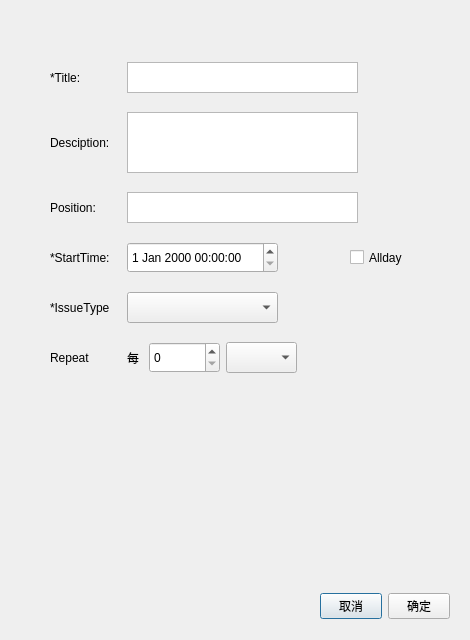
<?xml version="1.0" encoding="UTF-8"?>
<ui version="4.0">
 <class>Dialog_Add_Issue</class>
 <widget class="QDialog" name="Dialog_Add_Issue">
  <property name="geometry">
   <rect>
    <x>0</x>
    <y>0</y>
    <width>470</width>
    <height>640</height>
   </rect>
  </property>
  <property name="minimumSize">
   <size>
    <width>470</width>
    <height>640</height>
   </size>
  </property>
  <property name="maximumSize">
   <size>
    <width>470</width>
    <height>640</height>
   </size>
  </property>
  <property name="windowTitle">
   <string>Dialog</string>
  </property>
  <widget class="QWidget" name="">
   <property name="geometry">
    <rect>
     <x>50</x>
     <y>49</y>
     <width>371</width>
     <height>341</height>
    </rect>
   </property>
   <layout class="QGridLayout" name="gridLayout">
    <item row="0" column="0">
     <widget class="QLabel" name="labelofTitle">
      <property name="minimumSize">
       <size>
        <width>71</width>
        <height>31</height>
       </size>
      </property>
      <property name="maximumSize">
       <size>
        <width>71</width>
        <height>31</height>
       </size>
      </property>
      <property name="text">
       <string>*Title:</string>
      </property>
     </widget>
    </item>
    <item row="0" column="1" colspan="4">
     <widget class="QTextEdit" name="Titletext">
      <property name="minimumSize">
       <size>
        <width>231</width>
        <height>31</height>
       </size>
      </property>
      <property name="maximumSize">
       <size>
        <width>231</width>
        <height>31</height>
       </size>
      </property>
     </widget>
    </item>
    <item row="1" column="0">
     <widget class="QLabel" name="labelofDescription">
      <property name="minimumSize">
       <size>
        <width>71</width>
        <height>31</height>
       </size>
      </property>
      <property name="maximumSize">
       <size>
        <width>71</width>
        <height>31</height>
       </size>
      </property>
      <property name="text">
       <string>Desciption:</string>
      </property>
     </widget>
    </item>
    <item row="1" column="1" colspan="4">
     <widget class="QTextEdit" name="Descriptiontext">
      <property name="minimumSize">
       <size>
        <width>231</width>
        <height>61</height>
       </size>
      </property>
      <property name="maximumSize">
       <size>
        <width>231</width>
        <height>61</height>
       </size>
      </property>
     </widget>
    </item>
    <item row="2" column="0">
     <widget class="QLabel" name="labelofPosition">
      <property name="minimumSize">
       <size>
        <width>71</width>
        <height>31</height>
       </size>
      </property>
      <property name="maximumSize">
       <size>
        <width>71</width>
        <height>31</height>
       </size>
      </property>
      <property name="text">
       <string>Position:</string>
      </property>
     </widget>
    </item>
    <item row="2" column="1" colspan="4">
     <widget class="QTextEdit" name="Positiontext">
      <property name="minimumSize">
       <size>
        <width>231</width>
        <height>31</height>
       </size>
      </property>
      <property name="maximumSize">
       <size>
        <width>231</width>
        <height>31</height>
       </size>
      </property>
     </widget>
    </item>
    <item row="3" column="0">
     <widget class="QLabel" name="labelofStartTime">
      <property name="minimumSize">
       <size>
        <width>71</width>
        <height>31</height>
       </size>
      </property>
      <property name="maximumSize">
       <size>
        <width>71</width>
        <height>31</height>
       </size>
      </property>
      <property name="text">
       <string>*StartTime:</string>
      </property>
     </widget>
    </item>
    <item row="3" column="1" colspan="3">
     <widget class="QDateTimeEdit" name="StartTimeedit">
      <property name="minimumSize">
       <size>
        <width>151</width>
        <height>31</height>
       </size>
      </property>
      <property name="maximumSize">
       <size>
        <width>151</width>
        <height>31</height>
       </size>
      </property>
     </widget>
    </item>
    <item row="3" column="4">
     <widget class="QCheckBox" name="Alldaycheck">
      <property name="minimumSize">
       <size>
        <width>71</width>
        <height>31</height>
       </size>
      </property>
      <property name="maximumSize">
       <size>
        <width>71</width>
        <height>31</height>
       </size>
      </property>
      <property name="text">
       <string>Allday</string>
      </property>
     </widget>
    </item>
    <item row="4" column="0">
     <widget class="QLabel" name="labelofIssueType">
      <property name="minimumSize">
       <size>
        <width>71</width>
        <height>31</height>
       </size>
      </property>
      <property name="maximumSize">
       <size>
        <width>71</width>
        <height>31</height>
       </size>
      </property>
      <property name="text">
       <string>*IssueType</string>
      </property>
     </widget>
    </item>
    <item row="4" column="1" colspan="3">
     <widget class="QComboBox" name="IssueTypeBox">
      <property name="minimumSize">
       <size>
        <width>151</width>
        <height>31</height>
       </size>
      </property>
      <property name="maximumSize">
       <size>
        <width>151</width>
        <height>31</height>
       </size>
      </property>
     </widget>
    </item>
    <item row="5" column="0">
     <widget class="QLabel" name="labelofRepeat">
      <property name="minimumSize">
       <size>
        <width>71</width>
        <height>31</height>
       </size>
      </property>
      <property name="maximumSize">
       <size>
        <width>71</width>
        <height>31</height>
       </size>
      </property>
      <property name="text">
       <string>Repeat</string>
      </property>
     </widget>
    </item>
    <item row="5" column="1">
     <widget class="QLabel" name="labelofMei">
      <property name="minimumSize">
       <size>
        <width>16</width>
        <height>31</height>
       </size>
      </property>
      <property name="maximumSize">
       <size>
        <width>16</width>
        <height>31</height>
       </size>
      </property>
      <property name="text">
       <string>每</string>
      </property>
     </widget>
    </item>
    <item row="5" column="2">
     <widget class="QSpinBox" name="numberBox">
      <property name="minimumSize">
       <size>
        <width>71</width>
        <height>31</height>
       </size>
      </property>
      <property name="maximumSize">
       <size>
        <width>71</width>
        <height>31</height>
       </size>
      </property>
     </widget>
    </item>
    <item row="5" column="3" colspan="2">
     <widget class="QComboBox" name="RepeatTypeBox">
      <property name="minimumSize">
       <size>
        <width>71</width>
        <height>31</height>
       </size>
      </property>
      <property name="maximumSize">
       <size>
        <width>71</width>
        <height>31</height>
       </size>
      </property>
     </widget>
    </item>
   </layout>
  </widget>
  <widget class="QWidget" name="">
   <property name="geometry">
    <rect>
     <x>320</x>
     <y>590</y>
     <width>130</width>
     <height>32</height>
    </rect>
   </property>
   <layout class="QGridLayout" name="gridLayout_2">
    <item row="0" column="0">
     <widget class="QPushButton" name="CancelButton">
      <property name="text">
       <string>取消</string>
      </property>
     </widget>
    </item>
    <item row="0" column="1">
     <widget class="QPushButton" name="AcceptButton">
      <property name="text">
       <string>确定</string>
      </property>
     </widget>
    </item>
   </layout>
  </widget>
 </widget>
 <resources/>
 <connections/>
</ui>
